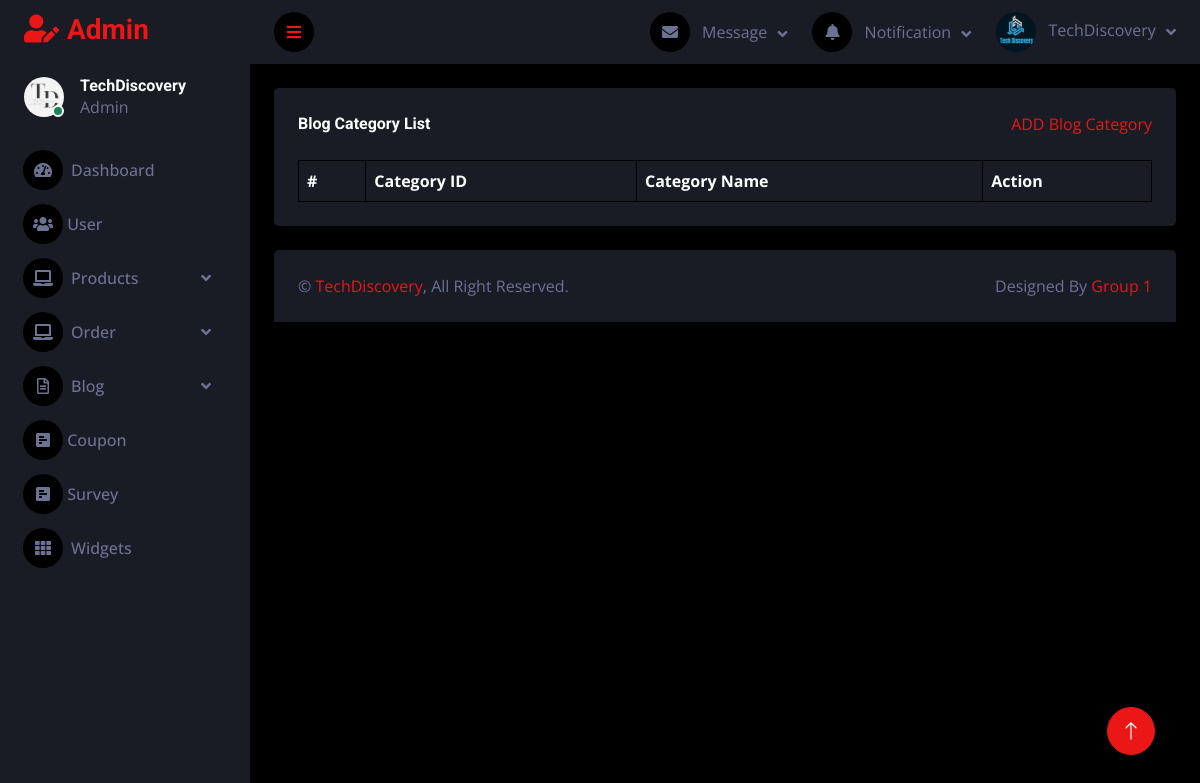
Before: /admin/blog_category_list.php with the older database file.
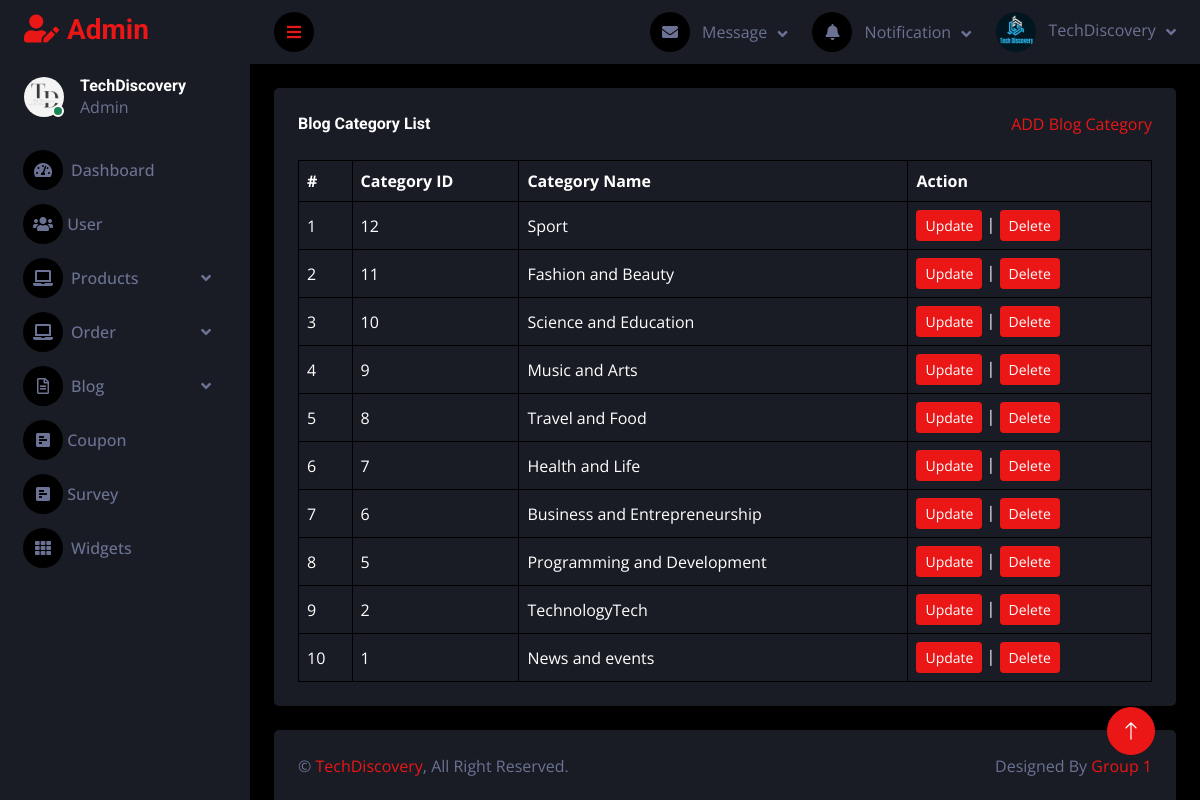
After: the same page with the newer database file.
### tables this page shows
CREATE TABLE `tbl_blog_category` (
  `blog_cate_id` int(11) NOT NULL,
  `blog_cate_name` varchar(255) NOT NULL
);

### admin/database.php (called while the page is built, shortened)
<?php
class Database
{
    public $host = DB_HOST;
    public $user = DB_USER;
    public $pass = DB_PASS;
    public $dbname = DB_NAME;
    public $link;
    private function connectDB()
    {
        try {
            $this->link = new mysqli($this->host, $this->user, $this->pass, $this->dbname);
        } catch (Exception $e) {
            echo "Error: " . $e->getMessage();
        }
    }
    public function select($query)
    {
        try {
            $result = $this->link->query($query);
            if ($result->num_rows > 0) {
                return $result;
            } else {
                return false;
            }
        } catch (Exception $e) {
            echo "Error: " . $e->getMessage();
        }
    }
}
?>

### admin/class/blog_category_class.php (called while the page is built, shortened)
<?php
include 'database.php';
class BlogCategory
{
    private $db;
    public function __construct()
    {
        $this->db = new Database();
    }
    public function show_category_blog()
    {
        $query = "SELECT * FROM tbl_blog_category ORDER BY blog_cate_id DESC";
        $result = $this->db->select($query);
        return $result;
    }
}
?>

### admin/blog_category_list.php (the view, shortened to what this page needs)
<?php
include "header.php";
include "sidebar.php";
include "navbar.php";
include "class/blog_category_class.php";
?>
<div class="container-fluid pt-4 px-4">
    <div class="bg-secondary text-center rounded p-4">
        <div class="d-flex align-items-center justify-content-between mb-4">
            <h6 class="mb-0">Blog Category List</h6>
            <a href="blog_category_add.php">ADD Blog Category</a>
        </div>
        <div class="table-responsive">
            <table class="table text-start align-middle table-bordered table-hover mb-0">
                <thead>
                    <tr class="text-white">
                        <th scope="col">#</th>
                        <th scope="col">Category ID</th>
                        <th scope="col">Category Name</th>
                        <th scope="col">Action</th>
                    </tr>
                </thead>
                <tbody>
                    <?php
                    $blogCategory = new BlogCategory();
                    $categoryList = $blogCategory->show_category_blog();
                    if ($categoryList) {
                        $i = 0;
                        foreach ($categoryList as $category) {
                            $i++;
                    ?>
                            <tr>
                                <td><?php echo $i ?></td>
                                <td><?php echo $category['blog_cate_id'] ?></td>
                                <td><?php echo $category['blog_cate_name'] ?></td>
                                <td>
                                    <a class="btn btn-sm btn-primary" href="blog_category_edit.php?blog_cate_id=<?php echo $category['blog_cate_id'] ?>">Update</a> |
                                    <a class="btn btn-sm btn-primary" href="#" onclick="confirmDelete(<?php echo $category['blog_cate_id']; ?>)">Delete</a>
                                </td>
                            </tr>
                    <?php
                        }
                    }
                    ?>
                </tbody>
            </table>
        </div>
    </div>
</div>
<?php
include "footer.php";

### admin/header.php (shortened to what this page needs)
<!DOCTYPE html>
<html lang="en">
<head>
    <link href="https://cdnjs.cloudflare.com/ajax/libs/font-awesome/5.10.0/css/all.min.css" rel="stylesheet">
    <link href="https://cdn.jsdelivr.net/npm/bootstrap-icons@1.4.1/font/bootstrap-icons.css" rel="stylesheet">
    <link href="lib/owlcarousel/assets/owl.carousel.min.css" rel="stylesheet">
    <link href="lib/tempusdominus/css/tempusdominus-bootstrap-4.min.css" rel="stylesheet" />
    <link href="css/bootstrap.min.css" rel="stylesheet">
    <link href="css/style.css" rel="stylesheet">
<link href="https://cdnjs.cloudflare.com/ajax/libs/summernote/0.8.12/summernote-lite.css" rel="stylesheet">
</head>
<body>
    <div class="container-fluid position-relative d-flex p-0">

### admin/sidebar.php (shortened to what this page needs)
<div class="sidebar pe-4 pb-3">
      <nav class="navbar bg-secondary navbar-dark">
          <a href="index.php" class="navbar-brand mx-4 mb-3">
              <h3 class="text-primary"><i class="fa fa-user-edit me-2"></i>Admin</h3>
          </a>
          <div class="d-flex align-items-center ms-4 mb-4">
              <div class="position-relative">
                  <img class="rounded-circle" src="img/logo.png" alt="" style="width: 40px; height: 40px;">
                  <div class="bg-success rounded-circle border border-2 border-white position-absolute end-0 bottom-0 p-1"></div>
              </div>
              <div class="ms-3">
                  <h6 class="mb-0">TechDiscovery</h6>
                  <span>Admin</span>
              </div>
          </div>
          <div class="navbar-nav w-100">
              <a href="index.php" class="nav-item nav-link "><i class="fa fa-tachometer-alt me-2"></i>Dashboard</a>
              <a href="userlist.php" class="nav-item nav-link"><i class="fas fa-users"></i> User</a>
              <div class="nav-item dropdown">
                  <a href="#" class="nav-link dropdown-toggle" data-bs-toggle="dropdown"><i class="fa fa-laptop me-2"></i>Products</a>
              </div>
              <div class="nav-item dropdown">
                  <a href="#" class="nav-link dropdown-toggle" data-bs-toggle="dropdown"><i class="fa fa-laptop me-2"></i>Order</a>
              </div>
              <div class="nav-item dropdown">
                  <a href="#" class="nav-link dropdown-toggle" data-bs-toggle="dropdown"><i class="far fa-file-alt me-2"></i>Blog</a>
              </div>
              <a href="coupon.php" class="nav-item nav-link"><i class="fas fa-poll-h"></i> Coupon</a>
              <a href="question.php" class="nav-item nav-link"><i class="fas fa-poll-h"></i> Survey</a>
              <a href="widget.php" class="nav-item nav-link"><i class="fa fa-th me-2"></i>Widgets</a>
          </div>
      </nav>
  </div>

### admin/navbar.php (shortened to what this page needs)
<div class="content">
    <nav class="navbar navbar-expand bg-secondary navbar-dark sticky-top px-4 py-0">
        <a href="#" class="sidebar-toggler flex-shrink-0">
            <i class="fa fa-bars"></i>
        </a>
        <div class="navbar-nav align-items-center ms-auto">
            <div class="nav-item dropdown">
                <a href="#" class="nav-link dropdown-toggle" data-bs-toggle="dropdown">
                    <i class="fa fa-envelope me-lg-2"></i>
                    <span class="d-none d-lg-inline-flex">Message</span>
                </a>
            </div>
            <div class="nav-item dropdown">
                <a href="#" class="nav-link dropdown-toggle" data-bs-toggle="dropdown">
                    <i class="fa fa-bell me-lg-2"></i>
                    <span class="d-none d-lg-inline-flex">Notification</span>
                </a>
            </div>
            <div class="nav-item dropdown">
                <a href="#" class="nav-link dropdown-toggle" data-bs-toggle="dropdown">
                    <img class="rounded-circle me-lg-2" src="../image/logo.png" alt="" style="width: 40px; height: 40px;">
                    <span class="d-none d-lg-inline-flex">TechDiscovery</span>
                </a>
            </div>
        </div>
    </nav>

### admin/footer.php (shortened to what this page needs)
<div class="container-fluid pt-4 px-4">
                <div class="bg-secondary rounded-top p-4">
                    <div class="row">
                        <div class="col-12 col-sm-6 text-center text-sm-start">
                            &copy; <a href="https://www.facebook.com/groups/1249874295731488">TechDiscovery</a>, All Right Reserved.
                        </div>
                        <div class="col-12 col-sm-6 text-center text-sm-end">
                            Designed By <a href="https://github.com/duongnx03">Group 1</a>
                        </div>
                    </div>
                </div>
            </div>
        </div>
        <a href="#" class="btn btn-lg btn-primary btn-lg-square back-to-top"><i class="bi bi-arrow-up"></i></a>
    </div>
</body>
</html>

### admin/css/style.css (style rules this page uses)
:root { --primary: #EB1616; --secondary: #191C24; --light: #6C7293; --dark: #000000; }
.back-to-top { position: fixed; display: none; right: 45px; bottom: 45px; z-index: 99; }
.btn { transition: .5s; }
.btn-lg-square { width: 48px; height: 48px; }
.btn-square, .btn-sm-square, .btn-lg-square { padding: 0; display: inline-flex; align-items: center; justify-content: center; font-weight: normal; border-radius: 50px; }
.sidebar { position: fixed; top: 0; left: 0; bottom: 0; width: 250px; height: 100vh; overflow-y: auto; background: var(--secondary); transition: 0.5s; z-index: 999; }
.content { margin-left: 250px; min-height: 100vh; background: var(--white); transition: 0.5s; }
@media (min-width: 992px) { .sidebar { margin-left: 0; } }
@media (min-width: 992px) { .content { width: calc(100% - 250px); } }
.sidebar .navbar .navbar-nav .nav-link { padding: 7px 20px; color: var(--light); font-weight: 500; border-left: 3px solid var(--secondary); border-radius: 0 30px 30px 0; outline: none; }
.sidebar .navbar .navbar-nav .nav-link i { width: 40px; height: 40px; display: inline-flex; align-items: center; justify-content: center; background: var(--dark); border-radius: 40px; }
.sidebar .navbar .dropdown-toggle::after { position: absolute; top: 15px; right: 15px; border: none; content: "\f107"; font-family: "Font Awesome 5 Free"; font-weight: 900; transition: .5s; }
.content .navbar .navbar-nav .nav-link { margin-left: 25px; padding: 12px 0; color: var(--light); outline: none; }
.content .navbar .sidebar-toggler, .content .navbar .navbar-nav .nav-link i { width: 40px; height: 40px; display: inline-flex; align-items: center; justify-content: center; background: var(--dark); border-radius: 40px; }
.content .navbar .dropdown-toggle::after { margin-left: 6px; vertical-align: middle; border: none; content: "\f107"; font-family: "Font Awesome 5 Free"; font-weight: 900; transition: .5s; }

Changed rows visible on the page:
added tbl_blog_category: blog_cate_id "12", blog_cate_name "Sport"
added tbl_blog_category: blog_cate_id "11", blog_cate_name "Fashion and Beauty"
added tbl_blog_category: blog_cate_id "10", blog_cate_name "Science and Education"
added tbl_blog_category: blog_cate_id "9", blog_cate_name "Music and Arts"
added tbl_blog_category: blog_cate_id "8", blog_cate_name "Travel and Food"
added tbl_blog_category: blog_cate_id "7", blog_cate_name "Health and Life"
added tbl_blog_category: blog_cate_id "6", blog_cate_name "Business and Entrepreneurship"
added tbl_blog_category: blog_cate_id "5", blog_cate_name "Programming and Development"
added tbl_blog_category: blog_cate_id "2", blog_cate_name "TechnologyTech"
added tbl_blog_category: blog_cate_id "1", blog_cate_name "News and events"
